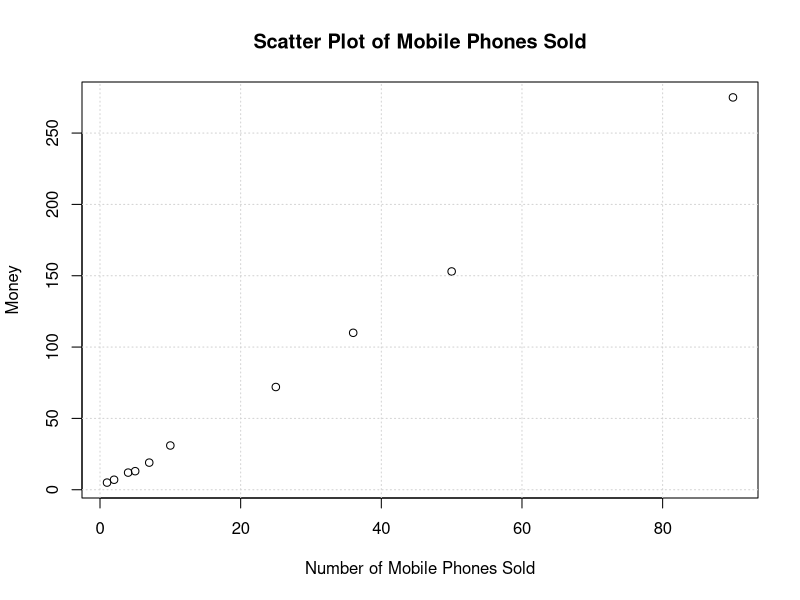

Write R code to recreate this figure.
# Given data
x <- c(4, 1, 5, 7, 10, 2, 50, 25, 90, 36)
y <- c(12, 5, 13, 19, 31, 7, 153, 72, 275, 110)

# Create a scatter plot
plot(x, y, main="Scatter Plot of Mobile Phones Sold",
     xlab="Number of Mobile Phones Sold", ylab="Money")

# Add a grid to the plot (optional)
grid()

# Show the plot

